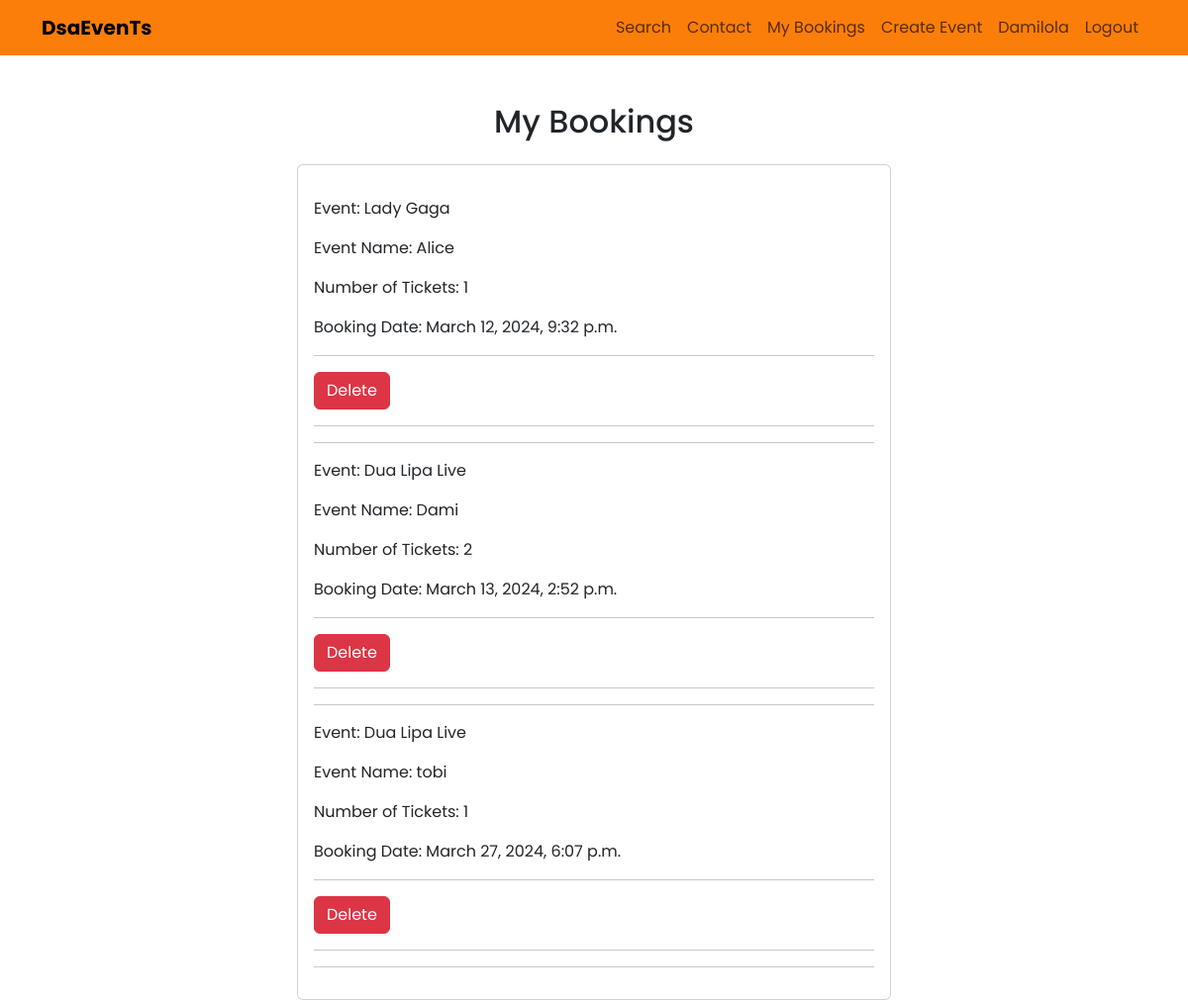
Page /my-bookings/ (signed in) on the earlier database version.
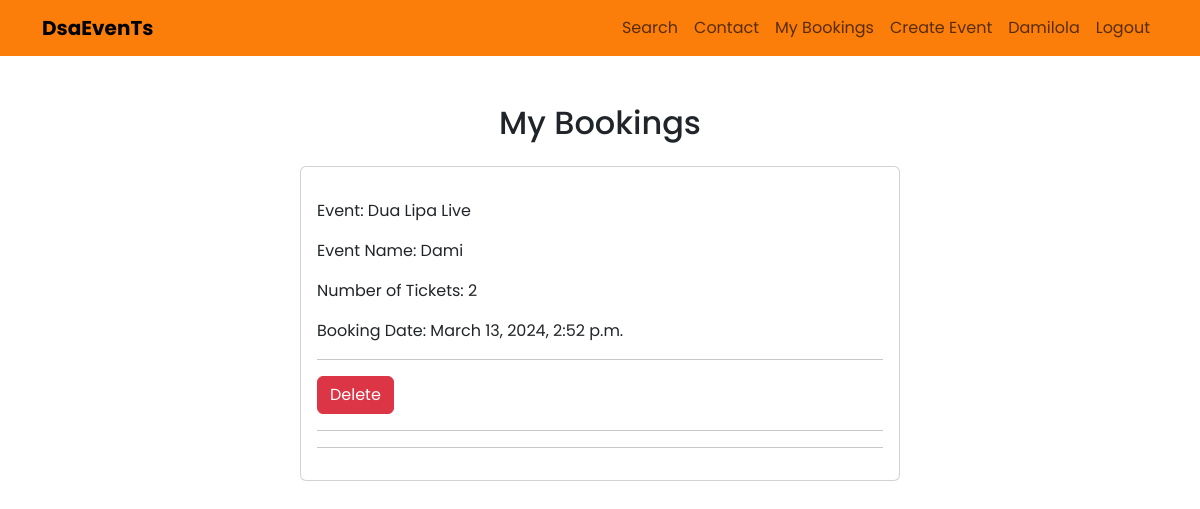
Same page on the later database version.
### events/models.py (models this page shows, shortened)
class Booking(models.Model):
    user = models.ForeignKey(User, on_delete=models.CASCADE)
    name = models.CharField(max_length=100, default="Guest")
    email = models.EmailField(default="")
    event = models.ForeignKey(Event, on_delete=models.CASCADE, related_name='bookings')
    num_tickets = models.PositiveIntegerField(default=1)
    booking_date = models.DateTimeField(auto_now_add=True)

class Event(models.Model):
    EVENT_TYPE_CHOICES = (
        ('concert', 'Concert'),
        ('music_festival', 'Music Festival'),
        ('workshop', 'Workshop'),
        ('conference', 'Conference'),
        ('exhibition', 'Exhibition'),
        ('album_release', 'Album Release'),
        ('live_stream', 'Live Stream'),
        ('meetup', 'Meetup'),
    )
    event_type = models.CharField(max_length=100, choices=EVENT_TYPE_CHOICES)
    title = models.CharField(max_length=255)
    date_and_time = models.DateTimeField()
    location = models.CharField(max_length=255)
    country = CountryField()
    description = models.TextField()
    event_image = models.ImageField(blank=True)
    price = models.DecimalField(max_digits=10, decimal_places=2, default=0)
    user = models.ForeignKey(User, on_delete=models.CASCADE, default= None)

### events/views.py (the view)
# urls.py: path('my-bookings/', views.my_bookings, name='my_bookings'),
@require_safe
@login_required
def my_bookings(request):
    bookings = Booking.objects.filter(user=request.user)
    return render (request, "events/my_booking.html", {'bookings': bookings})

### templates/events/my_booking.html (shortened to what this page needs)
{% extends 'base.html' %}
{% block content %}
{% if bookings %}
<div>
    <h2 class="mt-5 mb-4 text-center">My Bookings</h2>
    <div class="card" style="width:50%; margin:0 auto;">
        <div class="card-body">
    {% for booking in bookings %}
      <p class="card-text mt-3">Event: {{ booking.event.title }}</p>
      <p class="card-text mt-3">Event Name: {{ booking.name }}</p>
      <p class="card-text mt-3">Number of Tickets: {{ booking.num_tickets }}</p>
      <p class="card-text mt-3">Booking Date: {{ booking.booking_date }}</p>
      <hr>
      <form action="{% url 'delete_booking' booking.id %}" method="post">
        <button type="submit" onclick="return confirm('Deleting this booking will require you to purchase another ticket or reference your email. Are you sure you want to delete?')" class="btn btn-danger">Delete</button>
      </form>
      <hr>
      <hr>
    {% endfor %}
       </div>
    </div>
</div>
{% else %}
  <p>No bookings found.</p>
{% endif %}
{% endblock %}

### templates/base.html (shortened to what this page needs)
{% load static %}
<!DOCTYPE html>
<html lang="en">
<head>
    <link href="https://cdn.jsdelivr.net/npm/bootstrap@5.3.3/dist/css/bootstrap.min.css" rel="stylesheet">
<body style="font-family:'poppins', sans-serif;">
     {% include 'events/header.html' %}
    {% block content %}
    {% endblock %}
</body>
</html>

### templates/events/header.html (shortened to what this page needs)
<header class="navbar navbar-expand-lg navbar-light" style="background:#FB7E0A">
    <div class="container">
        <a class="navbar-brand fw-bolder" href="/">DsaEvenTs</a>
        <div class="collapse navbar-collapse justify-content-end" id="navbarNav">
            <ul class="navbar-nav ml-auto">
                <li class="nav-item">
                    <a class="nav-link" href="/all-events/">Search</a>
                </li>
                 <li class="nav-item">
                    <a class="nav-link" href="/contact-us/">Contact</a>
                </li>
                <li class="nav-item">
                    <a   class="nav-link" href="{% url 'my_bookings' %}">My Bookings</a>
                </li>
                   {% if user.is_authenticated %}
                     <li class="nav-item">
                        <a class="nav-link" href="/events-submission/">Create Event</a>
                    </li>
                    <li class="nav-item">
                        <a class="nav-link" href="#">{{ user.username }}</a>
                    </li>
                    <li class="nav-item">
                        <a class="nav-link" href="{% url 'account_logout' %}">Logout</a>
                    </li>
                {% else %}
                    <li class="nav-item">
                        <a class="nav-link" href="{% url 'account_login' %}">Login</a>
                    </li>
                {% endif %}
            </ul>
        </div>
    </div>
</header>

Differences in the rows shown:
removed Booking: event "Lady Gaga", name "Alice", num_tickets "1", booking_date "March 12, 2024, 9:32 p.m."
removed Booking: event "Dua Lipa Live", name "tobi", num_tickets "1", booking_date "March 27, 2024, 6:07 p.m."
